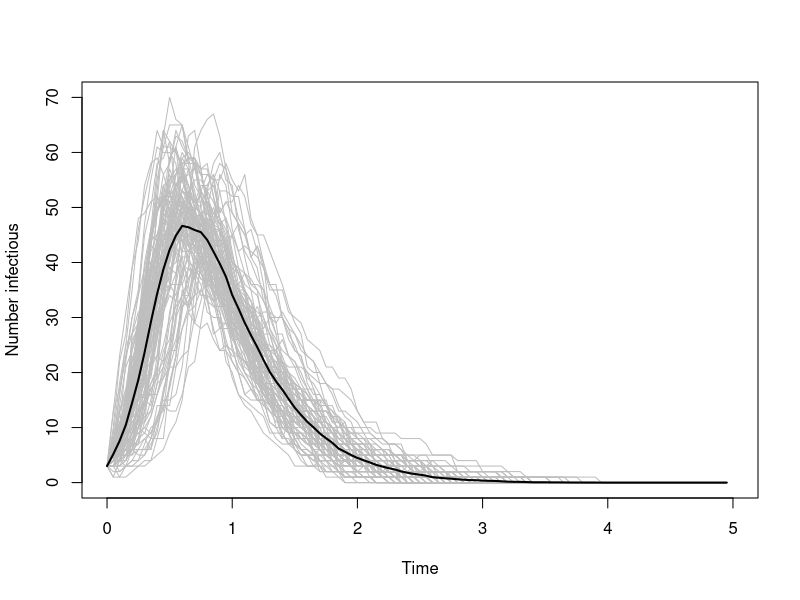

R code for this plot:
## following along with: Stochastic models in R.Rmd

## Gillespie Algorithm
gillesp <- function(start,ratefun,trans,pars,times=0:20) {
  t0 <- times[1]                 ## set time to starting time
  ntimes <- length(times) 
  X <- start                     ## set state to starting state
  res <- matrix(nrow=length(times),ncol=length(start),dimnames=list(times,names(start))) 
  ## matrix for results
  for (ctr in 1:(ntimes-1)) {     ## loop over reporting times
    res[ctr,] <- X                ## record current state
    while (t0<times[ctr+1]) {
      rates <- ratefun(X,pars,t0) ## calculate current rates
      if (all(rates==0)) break    ## extinction
      totrate <- sum(rates)       
      elapsed <- rexp(1,totrate)  ## sample elapsed time
      which.trans <- sample(1:nrow(trans),size=1,prob=rates) ## pick transition
      t0 <- t0+elapsed            ## update time
      X <- X+trans[which.trans,]  ## add transition values to current state
    }  }
  cbind(times,res)
}

## setting random seed
set.seed(2789)

#######################################################
####   simulating stochastic SIR model
#######################################################

## initial conditions
start=c(S=100,I=1,R=0)

## definition rates of transition between states
ratefun.SIR = function(X,pars,time)  {
  vals = c(as.list(pars),as.list(X))   ## attach state and pars as lists
  rates = with(vals,                ##allows reference to states and parameters by name 
               c(infection=beta*S*I, death=alpha*I, recovery=gamma*I))
}

## matrix defining states
statenames.SIR = c("S","I","R")       
transnames.SIR = c("infection","death","recovery")

trans.SIR = matrix(c(-1,1,0,0,-1,0, 0,-1,1),
                   byrow=TRUE,        ## default is by column
                   ncol=3,            ## number of columns = number of state variables
                   dimnames=list(transnames.SIR,statenames.SIR))

## vector naming & setting parameter values
pars.SIR= c(beta=0.1,alpha=1,gamma=1)

## vector defining time 
times= seq(0, 5, by = 0.05)

## simulate in silico trials
G.SIR.mult= replicate(100, gillesp(start = c(S = 100, I = 3, R = 0), times = seq(0, 5, by = 0.05),
                                   ratefun = ratefun.SIR, trans = trans.SIR, pars = pars.SIR)[, "I"])
                                # We add [,"I"] to save just the number of infectious individuals. 

## plotting stochastic trajectories
matplot(times,G.SIR.mult,type="l",col="gray",lty=1, xlab="Time", ylab="Number infectious")
lines(times,rowMeans(G.SIR.mult),lwd=2)  ## S1


#######################################################
####   exercises
#######################################################




